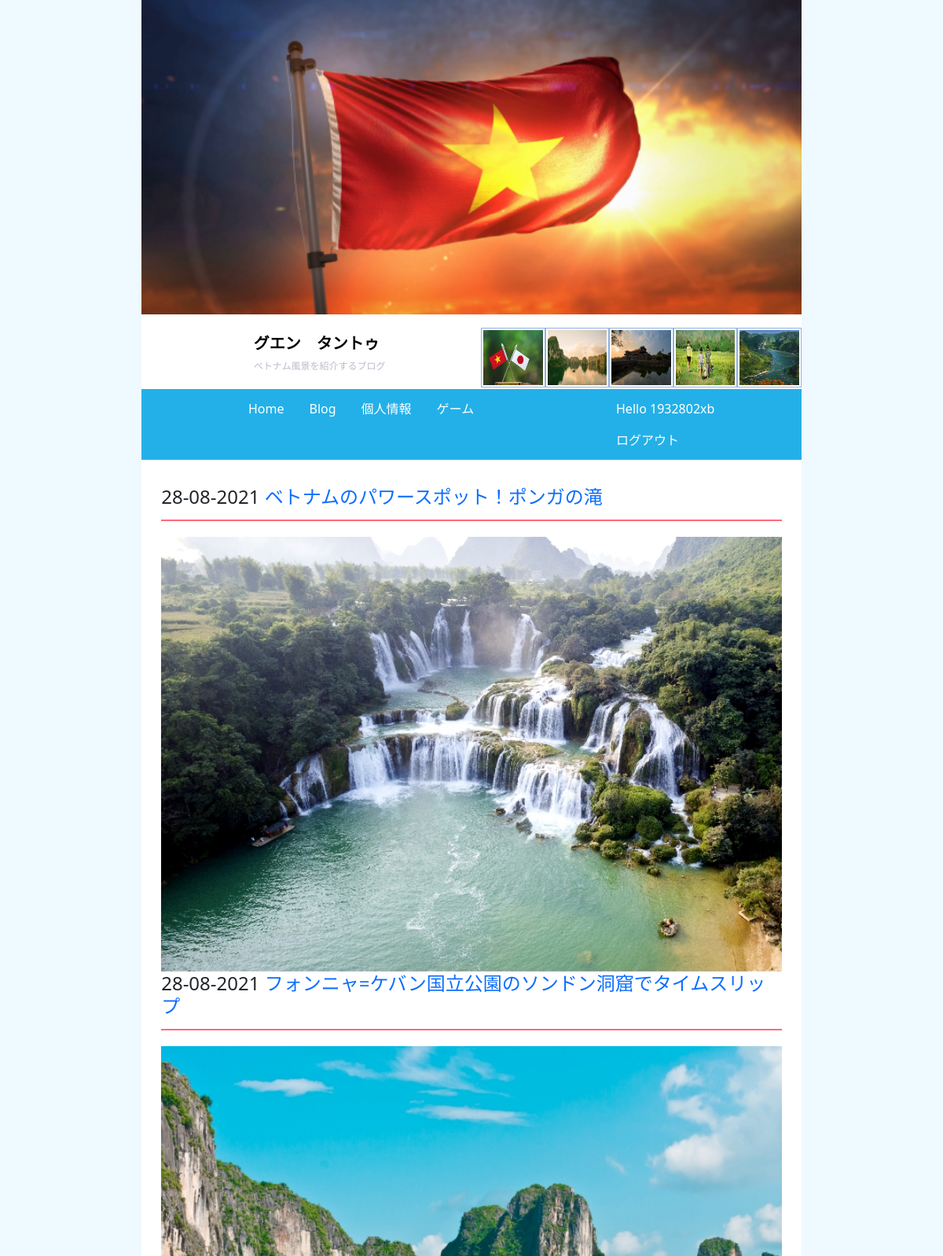
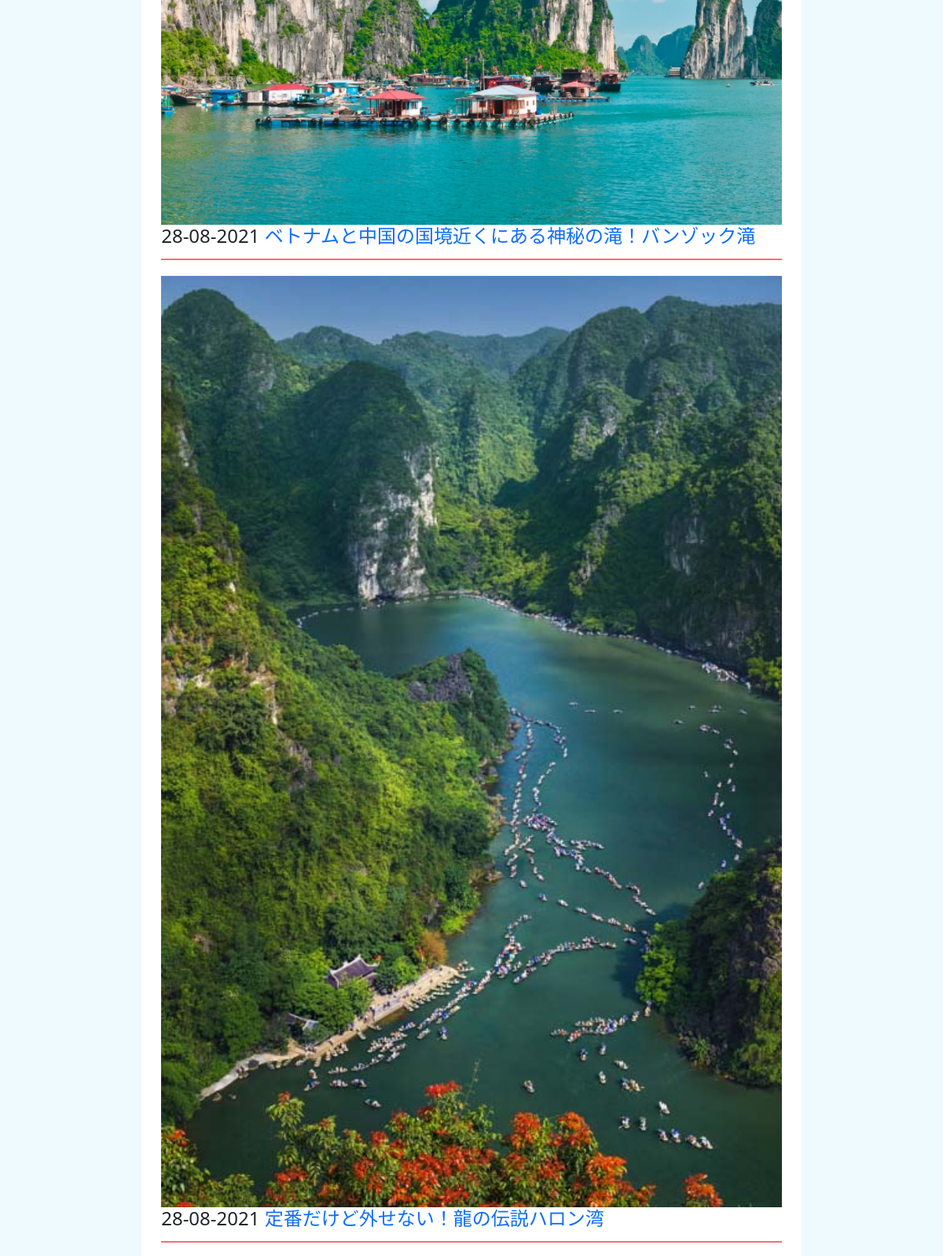
The page /Blogpost/ (signed in, upper part) on the database its author committed (2 pictures, top to bottom).
### Blogpost/models.py (models this page shows, shortened)
class Post(models.Model):
    title = models.CharField(max_length=100)
    body = models.TextField()
    date = models.DateTimeField(auto_now_add=True)
    image = models.ImageField(null=True)

### Blogpost/templates/Blogpost/blog.html (shortened to what this page needs)
{% extends "pages/index.html" %}
{% block content %}
   <div style="margin:3%">
        {% for post in Posts %}
            <h4 style="padding-bottom: 14px; border-bottom: 2px solid #ff6a7a;
                       margin-bottom: 20px;">
                  {{post.date|date:"d-m-Y"}}
                  <a href="/Blogpost/{{post.id}}">{{post.title}}</a>
             </h4>
            <img src="{{post.image.url}}" style="width:100%;" />
        {% endfor %}
        <br/>
   </div>
{% endblock %}

### polls/templates/pages/index.html (shortened to what this page needs)
<!DOCTYPE html>
<html lang="en">
<head>
{% load static %}
     <link rel="stylesheet" href="{%static 'css/bootstrap.min.css' %}" type="text/css">
     <link rel="stylesheet" href="{% static 'css/indexy.css' %}">
</head>
<body>
   <header>
        <div class="header_img">
        </div>
        <div class="header_title">
            <div class="row">
               <div class="header_left col-sm-6 　">
                   <div class="header_left--title ">
                      <h1> グエン　タントゥ </h1>
                      <p>ベトナム風景を紹介するブログ</p>
                    </div>
                </div>
                <div class="header-right  col-sm-6">
                   <ul class="nav">
                    <li class="nav-item">
                        <img src="{% static './images/vietnhat.jpg' %}" alt="">
                    </li>
                    <li class="nav-item">
                         <img src="{% static './images/halong1.jpg' %}" alt="">
                    </li>
                    <li class="nav-item">
                        <img src="{% static './images/hue.jpg' %}" alt="">
                    </li>
                    <li class="nav-item">
                        <img src="{% static './images/duater.jpg' %}" alt="">
                    </li>
                    <li class="nav-item">
                         <img src="{% static './images/nhatrang.jpg' %}" alt="">
                    </li>
                   </ul>
                </div>
            </div>
        </div>
        <div class="header_content">
           <div class="row">
                   <div class="header_content__right col-sm-7">
                  <ul class="nav">
                    <li class="nav-item">
                  <a class="nav-link" href="{% url 'home' %}">Home</a>
                   </li>
                <li class="nav-item">
                    <a class="nav-link" href="{% url 'Blogpost' %}">Blog</a>
                </li>
                <li class="nav-item">
                    <a class="nav-link" href="{% url 'polls' %}">個人情報</a>
                </li>
                <li class="nav-item">
                    <a class="nav-link " href="{% url 'contact' %}">ゲーム</a>
                </li>
            </ul>
           </div>
           <div class="header_content__left col-sm-5">
                  {% if user.username %}
                     <ul class="nav">
                        <li class="nav-item">
                             <a class="nav-link">Hello {{user.username}}</a>
                        </li>
                         <li class="nav-item">
                             <a class="nav-link"href="{% url 'logout' %}">ログアウト</a>
                         </li>
                    </ul>
                {% endif %}
           </div>
           </div>
        </div>
    </header>
     <div>
             {% block content %}
             {% endblock %}
    </div>
</body>
</html>

### static/css/indexy.css (style rules this page uses)
html { background: #eefaff; }
body { width: 70%; margin: auto; height: 100%; background: white; }
header { position: relative; }
a { text-decoration: none; }
.header_img { overflow: hidden; background-size: cover; background-position: center; background-image: url("../images/laco.png"); height: 400px; }
.header_title { margin-top: 2%; }
.header_left--title { margin: 2% 0 0 35%; }
.header_left--title h1 { font-size: 20px; font-weight: 700; color: #000; }
.header_left--title p { font-size: 12px; color: #bbc; }
.header-right ul { justify-content: space-around; }
.header-right li { width: 20%; border: 1px solid #90b1e1; padding: 2px; }
.header-right img { width: 100%; height: 70px; }
.header_content ul { margin-left: 25%; }
.header_content { background: #23b0e8; margin-top: 2px; margin-bottom: 4%; padding: 5px 0; }
.header_content a { color: white; }

### rows shown on the page
Post: date "28-08-2021", title "ベトナムのパワースポット！ポンガの滝", image (picture)
Post: date "28-08-2021", title "フォンニャ=ケバン国立公園のソンドン洞窟でタイムスリップ", image (picture)
Post: date "28-08-2021", title "ベトナムと中国の国境近くにある神秘の滝！バンゾック滝", image (picture)
Post: date "28-08-2021", title "定番だけど外せない！龍の伝説ハロン湾"

### other values the page prints
{{ user.username }} "1932802xb"
